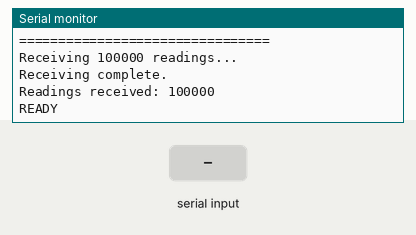
This sketch was run on a simulated ESP32. Parts: the last lines printed to the serial monitor. The test bench sets the inputs (shaded band).

Above: at 3.3 s.
3.4 s: "STATS\n" received over Serial
At 4.2 s:
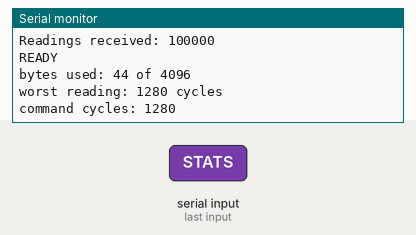
4.9 s: "G\n" received over Serial
At 5.3 s:
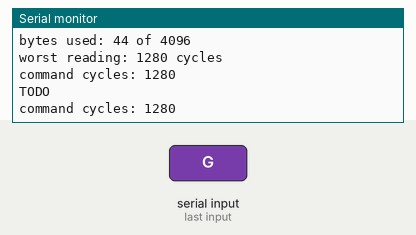
6.4 s: "ALT \n" received over Serial
At 7.7 s:
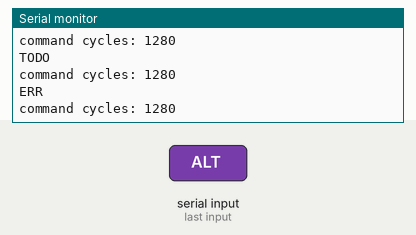

The sketch:

LEVEL_0_FINAL.ino
```cpp
#include <Arduino.h>

// ============================================================
// TRACKER SETTING
// Levels 0-3 use glitches OFF according to the PDF.
// Change ONLY this line when required.
// ============================================================

#define TRACKER_GLITCHES 0


// ===== OFFICIAL TRACKER: do not modify =====
// Set TRACKER_GLITCHES to 1 or 0 *above* this block, never inside it.

static uint32_t trackerSeed = 20261001u;
static uint32_t trackerRand() {
  trackerSeed = trackerSeed * 1664525u + 1013904223u;
  return trackerSeed;
}
float nextAltitude() {
  // This flight's secrets. Every tracker uses different ones.
  const int64_t H0 =   31200;   // altitude at t = 0, in cm
  const int64_t V0 =    7850;   // upward speed at t = 0, in cm/s
  const int64_t G  =     981;   // gravity, in cm/s^2
  const int64_t TD =   12000;   // parachute opens at this time, in ms
  const int64_t VD =    -450;   // speed under the parachute, in cm/s
  static int64_t t = 0;      // time of this reading, in ms
  static int quiet = 0;      // readings until a glitch is allowed again
  int64_t tc = (t < TD) ? t : TD;
  int64_t h = H0 + V0 * tc / 1000 - G * tc * tc / 2000000;
  if (t > TD) h += VD * (t - TD) / 1000;
  uint32_t r = trackerRand();
  if (quiet > 0) quiet--;
  if (TRACKER_GLITCHES && t >= 1000 && quiet == 0 && (r >> 24) < 2) {
    quiet = 10;                                     // glitch: 50 to 300 m off
    int64_t off = 5000 + (int64_t)((r >> 4) % 25001);
    h += ((r >> 3) & 1) ? off : -off;
    if (h < 0) h += 2 * off;
  } else {
    h += (int64_t)((r >> 8) % 401) - 200;           // noise: -2.00 to +2.00 m
  }
  t++;
  return (float)h / 100.0f;
}

// =========================================


// ============================================================
// LEVEL 0 GROUND STATION
//
// Rule 2:
// EVERYTHING persistent that belongs to our ground station
// is inside this ONE struct.
// ============================================================

struct GroundState {

  uint32_t readingsReceived;
  uint32_t worstCycles;

  char commandBuffer[32];
  uint8_t commandLength;
  bool commandOverflow;
};

GroundState state;


// ============================================================
// COMMAND TYPES
// ============================================================

enum CommandType {
  CMD_STATS,
  CMD_G,
  CMD_APOGEE,
  CMD_DEPLOY,
  CMD_DESCENT,
  CMD_LAND,
  CMD_GLITCHES,
  CMD_ALT,
  CMD_INVALID
};


// ============================================================
// COMMAND HANDLER
//
// IMPORTANT:
// Parsing happens BEFORE the cycle timer.
//
// Timing:
//     command parsed
//          ↓
//     START timer
//          ↓
//     compute answer
//          ↓
//     STOP timer
//          ↓
//     print answer
//
// Serial printing is NOT included in command cycles.
// ============================================================

void handleCommand(char *cmd) {

  // ----------------------------------------------------------
  // STEP 1: PARSE COMMAND
  // This is deliberately BEFORE timing.
  // ----------------------------------------------------------

  CommandType type = CMD_INVALID;

  bool altValid = false;

  if (strcmp(cmd, "STATS") == 0) {
    type = CMD_STATS;
  }
  else if (strcmp(cmd, "G") == 0) {
    type = CMD_G;
  }
  else if (strcmp(cmd, "APOGEE") == 0) {
    type = CMD_APOGEE;
  }
  else if (strcmp(cmd, "DEPLOY") == 0) {
    type = CMD_DEPLOY;
  }
  else if (strcmp(cmd, "DESCENT") == 0) {
    type = CMD_DESCENT;
  }
  else if (strcmp(cmd, "LAND") == 0) {
    type = CMD_LAND;
  }
  else if (strcmp(cmd, "GLITCHES") == 0) {
    type = CMD_GLITCHES;
  }
  else if (strncmp(cmd, "ALT ", 4) == 0) {

    char *endPtr = nullptr;

    float t = strtof(cmd + 4, &endPtr);

    // Valid only if:
    // 1. A number exists
    // 2. Nothing except whitespace follows it
    // 3. 0 <= t <= 100

    if (endPtr != cmd + 4) {

      while (*endPtr == ' ' ||
             *endPtr == '\t') {
        endPtr++;
      }

      if (*endPtr == '\0' &&
          t >= 0.0f &&
          t <= 100.0f) {

        altValid = true;
      }
    }

    if (altValid) {
      type = CMD_ALT;
    }
    else {
      type = CMD_INVALID;
    }
  }


  // ----------------------------------------------------------
  // STEP 2: START COMMAND TIMING
  //
  // Parsing is already finished.
  // ----------------------------------------------------------

  uint32_t start = ESP.getCycleCount();


  // ----------------------------------------------------------
  // STEP 3: COMPUTE / PREPARE ANSWER
  //
  // Level 0 is only the skeleton.
  // Actual mathematics comes in Levels 1 and 2.
  // ----------------------------------------------------------

  const char *answer = "ERR";

  uint32_t bytesUsed = 0;
  uint32_t worstReading = 0;

  if (type == CMD_STATS) {

    bytesUsed = sizeof(GroundState);
    worstReading = state.worstCycles;

    answer = "STATS";
  }

  else if (type == CMD_G ||
           type == CMD_APOGEE ||
           type == CMD_DEPLOY ||
           type == CMD_DESCENT ||
           type == CMD_LAND ||
           type == CMD_GLITCHES ||
           type == CMD_ALT) {

    // Level 0 placeholder.
    answer = "TODO";
  }

  else {

    // Malformed / unknown command.
    answer = "ERR";
  }


  // ----------------------------------------------------------
  // STEP 4: STOP COMMAND TIMING
  //
  // IMPORTANT:
  // No Serial.print() has happened yet.
  // Therefore printing is NOT included.
  // ----------------------------------------------------------

  uint32_t commandCycles =
      (uint32_t)(ESP.getCycleCount() - start);


  // ----------------------------------------------------------
  // STEP 5: PRINT ANSWER
  // Printing happens AFTER timing.
  // ----------------------------------------------------------

  if (type == CMD_STATS) {

    Serial.print("bytes used: ");
    Serial.print(bytesUsed);
    Serial.println(" of 4096");

    Serial.print("worst reading: ");
    Serial.print(worstReading);
    Serial.println(" cycles");
  }
  else {

    Serial.println(answer);
  }

  Serial.print("command cycles: ");
  Serial.println(commandCycles);
}


// ============================================================
// SETUP
// ============================================================

void setup() {

  Serial.begin(115200);

  delay(500);

  // Initialize our ONE persistent state structure.

  state.readingsReceived = 0;
  state.worstCycles = 0;
  state.commandLength = 0;
  state.commandOverflow = false;
  state.commandBuffer[0] = '\0';


  Serial.println();
  Serial.println("================================");
  Serial.println(" CATCH THE ROCKET - LEVEL 0");
  Serial.println("================================");
  Serial.println("Receiving 100000 readings...");


  // ==========================================================
  // EXACTLY 100000 calls to nextAltitude()
  //
  // DO NOT call nextAltitude() anywhere else.
  // ==========================================================

  for (uint32_t i = 0; i < 100000; i++) {

    // --------------------------------------------------------
    // Tracker execution is NOT measured.
    // --------------------------------------------------------

    float altitude = nextAltitude();


    // --------------------------------------------------------
    // Start measuring immediately after nextAltitude() returns.
    // --------------------------------------------------------

    uint32_t start = ESP.getCycleCount();


    // --------------------------------------------------------
    // Level 0 does not retain altitude yet.
    // --------------------------------------------------------

    (void)altitude;

    state.readingsReceived++;


    // --------------------------------------------------------
    // End measurement after this reading is completely handled.
    // --------------------------------------------------------

    uint32_t cycles =
        (uint32_t)(ESP.getCycleCount() - start);


    // Keep slowest reading.

    if (cycles > state.worstCycles) {
      state.worstCycles = cycles;
    }
  }


  // ==========================================================
  // RECEIVING FINISHED
  // ==========================================================

  Serial.println();
  Serial.println("Receiving complete.");

  Serial.print("Readings received: ");
  Serial.println(state.readingsReceived);

  Serial.println("READY");
}


// ============================================================
// LOOP
// ============================================================

void loop() {

  while (Serial.available() > 0) {

    char c = (char)Serial.read();


    // --------------------------------------------------------
    // END OF COMMAND
    // --------------------------------------------------------

    if (c == '\n') {

      // If command was too long, force ERR.

      if (state.commandOverflow) {

        state.commandBuffer[0] = '\0';

        // Directly generate an invalid command.
        handleCommand(state.commandBuffer);

        state.commandOverflow = false;
        state.commandLength = 0;
        state.commandBuffer[0] = '\0';
      }

      else {

        state.commandBuffer[state.commandLength] = '\0';

        if (state.commandLength > 0) {
          handleCommand(state.commandBuffer);
        }

        state.commandLength = 0;
        state.commandBuffer[0] = '\0';
      }
    }


    // --------------------------------------------------------
    // IGNORE CARRIAGE RETURN
    // --------------------------------------------------------

    else if (c != '\r') {

      // ------------------------------------------------------
      // Store command while there is room.
      // ------------------------------------------------------

      if (state.commandLength <
          sizeof(state.commandBuffer) - 1) {

        state.commandBuffer[state.commandLength++] = c;
      }

      else {

        // Command exceeded buffer capacity.
        // Remember this inside the ONE struct.
        state.commandOverflow = true;
      }
    }
  }
}
```

Measured:
- after the input at 3.4 s, the serial monitor: prints a new line at once (image 1)
- after the input at 4.9 s, the serial monitor: prints a new line at once (image 2)
- after the input at 6.4 s, the serial monitor: prints a new line at once (image 3)
